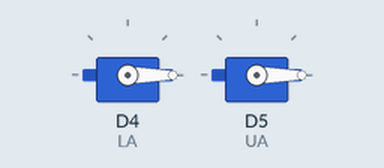
Simulated run of this sketch. Board: ESP8266 (NodeMCU). Shown: 2 × servo.

Above: at 0.05 s.
At 3.0 s:
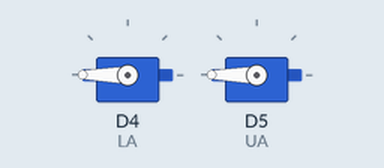
At 6.0 s:
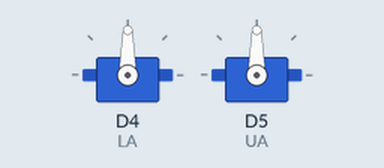
Timing chart, 0 to 7.8 s (numbered marks = the images above):
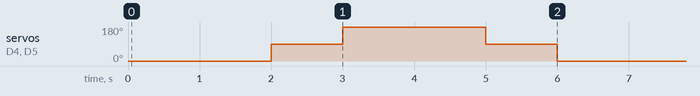

Measured:
- by itself, servo on D4 (LA), servo on D5 (UA): repeats every 6.0 s: 180° 2.0 s, 90° 1.0 s, 0° 2.0 s, 90° 1.0 s

The sketch:

servos.ino
```cpp
#include <Servo.h>

Servo LA;
Servo UA;

void setup() {
  LA.attach(D4);
  UA.attach(D5);

}

void loop()
{
  LA.write(0);
  UA.write(0);
  delay(2000);
  LA.write(90);
  UA.write(90);
  delay(1000);
  LA.write(180);
  UA.write(180);
  delay(2000);
  LA.write(90);
  UA.write(90);
  delay(1000);
}
```
